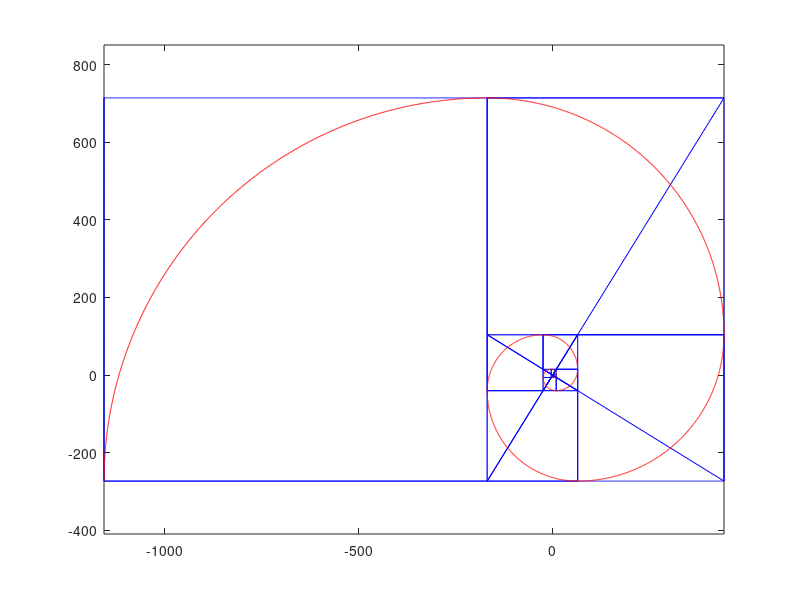

Reproduce this figure in MATLAB.
%%
%midtermproblem1
%Tansformation
clear;
clf;
T = @(tx, ty) [eye(3,2) [tx ty 1]'];

% This is an arbitrary scaling matrix
S = @(sx, sy) [sx, 0,  0; 
               0,  sy, 0;
               0,  0,  1];  
           
% This is an arbitrary rotation matric
R = @(ro) [cos(ro), sin(ro),0;
           -sin(ro), cos(ro),0;
           0,      0 ,1];
%%
%Fibonacci siries
f = [];
f(1) = 1;
f(2) = 1;
for i = 3:16
    f(i) = f(i-1)+f(i-2);
end

fiboarc = [];

%%
%Unit arc
thetar = linspace(0, 1/2*pi, 1000);
[x, y] = pol2cart(thetar, ones(size(thetar)));
unitarc = [x; y; ones(size(x))];
plot(unitarc(1,:),unitarc(2,:),'red');

%%
%create unit square
side = linspace(0, 1, 1000);
x1=0;
y1=side;
x2=side;
y2=0;
x3=1;
y3=side;
x4 =side;
y4 =1;
line1 = [0.*ones(size(y1));
         y1;
         ones(size(y1));];
line2 = [x2;
         0.*ones(size(x2));
         ones(size(x2));];
line3 = [1.*ones(size(y3));
         y3;
         ones(size(y3));];
line4 = [x4;
         1.*ones(size(x4));
         ones(size(x4));];
unitsquare = [line1, line2, line3, line4];
plot(unitsquare(1,:),unitsquare(2,:))
    axis([-10,10,-10,10])
    
%%
% unit arc and unit square
clf;
plot(unitarc(1,:),unitarc(2,:),'red');
hold on
plot(unitsquare(1,:),unitsquare(2,:),'blue')
axis equal

%orgin arc and orgin square
originarc = R(pi)*unitarc;
originsquare = R(pi)*unitsquare;
clf;
plot(originarc(1,:),originarc(2,:),'red');
hold on
plot(originsquare(1,:),originsquare(2,:),'blue')
axis equal

%%
% origin xy position
x =[];
y = [];
x(1) =0;
y(1) =0;
for i = 2:16
    if mod(i,2)==1 % i is odd
        x(i) = x(i-1)+((-1)^floor((i-1)/2))*(f(i)-f(i-1));
        y(i) = y(i-1);
    else % i is even
        x(i) = x(i-1);
        y(i) = y(i-1)+((-1)^(floor((i-1)/2)))*(f(i)-f(i-1));
    end
end

%%
%plot fibonacci arc and fibonacci square
clc;


fiboarc = [];
fibosquare =[];
for j = 1:16
    newarc=T(x(j),y(j))*R(-(j-1)/2*pi)*S(f(j),f(j))*originarc;
    fiboarc= horzcat(fiboarc, newarc);
    newsquare =  T(x(j),y(j))*R(-(j-1)/2*pi)*S(f(j),f(j))*originsquare;
    fibosquare = horzcat(fibosquare, newsquare);
end

plot(fibosquare(1,:),fibosquare(2,:),'b')
plot(fiboarc(1,:),fiboarc(2,:), 'r')
axis equal




